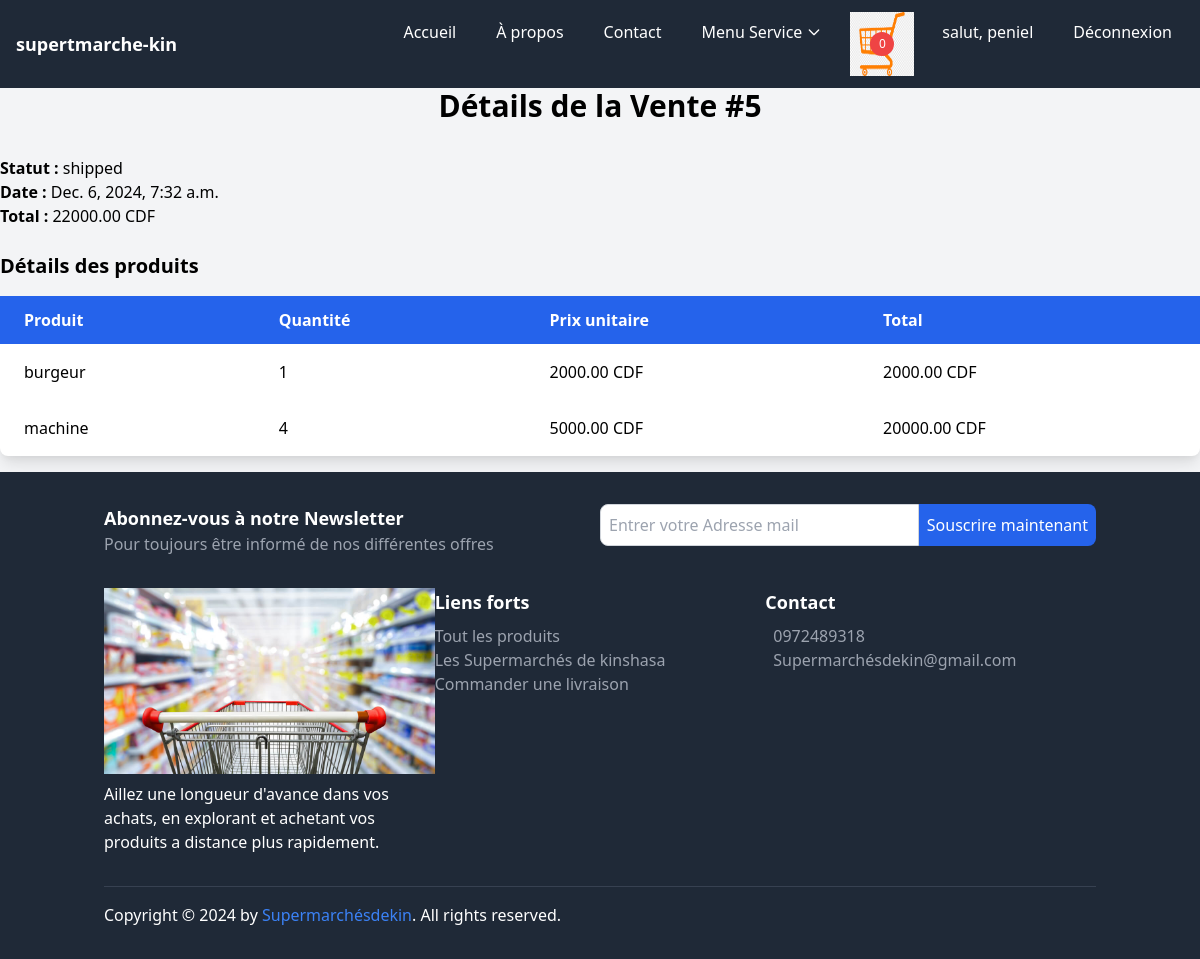
Screenshot of /user/orders/5/ (signed in) with the database file from the repository.
### core/models.py (models this page shows, shortened)
class Cart(models.Model):
    user = models.ForeignKey(settings.AUTH_USER_MODEL, on_delete=models.CASCADE, related_name='carts')
    created_at = models.DateTimeField(auto_now_add=True)
    is_ordered = models.BooleanField(default=False)
    is_active = models.BooleanField(default=True) # Ajoutez ce champ
    def get_item_count(self):
        return sum(item.quantity for item in self.items.all())

class CustomUser(AbstractUser):
    email = models.EmailField(unique=True)
    profile_pic = models.ImageField(upload_to="p_img", blank=True, null=True)
    address = models.CharField(max_length=50, blank=True, null=True)
    phone = models.CharField(max_length=11, blank=True, null=True)
    role = models.CharField(max_length=50, blank=True, null=True)
    bio = models.TextField(blank=True, null=True)
    USERNAME_FIELD = 'email'
    REQUIRED_FIELDS = ('username',)

class Order(models.Model):
    user = models.ForeignKey(settings.AUTH_USER_MODEL, on_delete=models.CASCADE, related_name="orders")
    store = models.ForeignKey('Store', on_delete=models.CASCADE, related_name="orders")
    created_at = models.DateTimeField(auto_now_add=True)
    updated_at = models.DateTimeField(auto_now=True)
    status = models.CharField(
        max_length=50, choices=[('pending', 'En attente'), ('En attente', 'Payée'), ('shipped', 'Expédiée'),('servit', 'Servit')],
        default='pending'
    )
    total_amount = models.DecimalField(max_digits=10, decimal_places=2, default=Decimal('0.00'))
    activated = models.BooleanField(default=True)  # Par défaut, l'ordre est activé

class OrderItem(models.Model):
    order = models.ForeignKey(Order, on_delete=models.CASCADE, related_name="items")
    product = models.ForeignKey(Product, on_delete=models.CASCADE)
    quantity = models.PositiveIntegerField()
    price_at_time_of_order = models.DecimalField(max_digits=10, decimal_places=2)
    def get_total_price(self):
        if self.price_at_time_of_order is None or self.quantity is None:
            return Decimal('0.00')  # Retourne 0 si des valeurs manquent
        return self.price_at_time_of_order * self.quantity

class Product(models.Model):
    store = models.ForeignKey(Store, on_delete=models.CASCADE, related_name="products")
    category = models.ForeignKey(Category, on_delete=models.CASCADE, related_name="products")
    name = models.CharField(max_length=255)
    description = models.TextField()
    price = models.DecimalField(max_digits=10, decimal_places=2)
    stock = models.PositiveIntegerField()
    image = models.ImageField(upload_to='products/', null=True, blank=True)
    image_galerie = models.ImageField(upload_to='product/galerie/', null=True, blank=True, verbose_name="Image galerie")
    created_at = models.DateTimeField(auto_now_add=True)

### core/views.py (the view)
# urls.py: path('orders/<int:order_id>/', views.order_detail_store, name='order_detail_store'),
@login_required
def order_detail_store(request, order_id):
    order = get_object_or_404(Order, id=order_id)
    context = {
        'order': order,
    }
    return render(request, 'core/order_detail_store.html', context)

### core/context_processors.py (called while the page is built)
def cart(request):
    if request.user.is_authenticated:
        cart = get_or_create_cart(request.user)
    else:
        cart = None
    return {'cart': cart}

### core/utils.py (called while the page is built)
def get_or_create_cart(user):
    cart, created = Cart.objects.get_or_create(user=user, is_active=True)
    return cart

### core/templates/core/order_detail_store.html (shortened to what this page needs)
{% extends "base.html" %}
{% block content %}
    <h2 class="text-3xl font-bold text-center mb-8">Détails de la Vente #{{ order.id }}</h2>
    <div class="mb-4">
        <p><strong>Statut :</strong> {{ order.status }}</p>
        <p><strong>Date :</strong> {{ order.created_at }}</p>
        <p><strong>Total :</strong> {{ order.total_amount|floatformat:2 }} CDF</p>
        <h3 class="text-xl font-bold mt-6">Détails des produits</h3>
        <table class="min-w-full table-auto bg-white shadow-lg rounded-lg mt-4">
            <thead class="bg-blue-600 text-white">
                <tr class="hidden sm:table-row">
                    <th class="px-6 py-3 text-left">Produit</th>
                    <th class="px-6 py-3 text-left">Quantité</th>
                    <th class="px-6 py-3 text-left">Prix unitaire</th>
                    <th class="px-6 py-3 text-left">Total</th>
                </tr>
            </thead>
            <tbody>
                {% for item in order.items.all %}
                <tr class="hidden sm:table-row">
                    <td class="px-6 py-4">{{ item.product.name }}</td>
                    <td class="px-6 py-4">{{ item.quantity }}</td>
                    <td class="px-6 py-4">{{ item.product.price|floatformat:2 }} CDF</td>
                    <td class="px-6 py-4">{{ item.get_total_price }} CDF</td>
                </tr>
                {% empty %}
                <tr>
                    <td colspan="4" class="px-6 py-4 text-center text-gray-600">Aucun article dans cette commande.</td>
                </tr>
                {% endfor %}
            </tbody>
        </table>
    </div>
{% endblock %}

### templates/base.html (shortened to what this page needs)
{% load static %}
<!DOCTYPE html>
<html lang="fr">
<head>
    <link href="https://cdn.jsdelivr.net/npm/tailwindcss@2.2.19/dist/tailwind.min.css" rel="stylesheet">
</head>
<body class="bg-gray-100">
    <nav class="bg-gray-800 text-white">
        <div class="max-w-7xl mx-auto px-4 py-3 flex justify-between items-center">
            <div class="text-lg font-bold">
                <a href="{% url 'index' %}" class="text-white hover:underline">supertmarche-kin</a>
            </div>
            <div class="hidden md:flex space-x-4">
                <a href="{% url 'index' %}" class="hover:bg-gray-700 px-3 py-2 rounded">Accueil</a>
                <a href="{% url 'apropos' %}" class="hover:bg-gray-700 px-3 py-2 rounded">À propos</a>
                <a href="{% url 'contact' %}" class="hover:bg-gray-700 px-3 py-2 rounded">Contact</a>
<div class="relative">
    <button class="hover:bg-gray-700 px-3 py-2 rounded inline-flex items-center" id="immoDropdownButton">
       Menu Service
        <svg class="ml-1 w-4 h-4" fill="none" stroke="currentColor" viewBox="0 0 24 24" xmlns="http://www.w3.org/2000/svg">
            <path stroke-linecap="round" stroke-linejoin="round" stroke-width="2" d="M19 9l-7 7-7-7"></path>
        </svg>
    </button>
</div>
<a href="{% url 'cart_detail' %}" class="relative inline-block">
    <span id="cart-items-count" class="absolute top-1/2 left-1/2 bg-red-500 text-white rounded-full w-6 h-6 flex items-center justify-center text-xs transform -translate-x-1/2 -translate-y-1/2">
        {{ cart.get_item_count }}
    </span>
</a>
                {% if request.user.is_authenticated %}
                    <a href="{% url 'profile' %}" class="hover:bg-gray-700 px-3 py-2 rounded">salut, {{ request.user.username }}</a>
                    <a href="{% url 'signout' %}" class="hover:bg-gray-700 px-3 py-2 rounded">Déconnexion</a>
                {% else %}
                    <a href="{% url 'signup' %}" class="hover:bg-gray-700 px-3 py-2 rounded">S'inscrire</a>
                    <a href="{% url 'signin' %}" class="hover:bg-gray-700 px-3 py-2 rounded">Connexion</a>
                {% endif %}
            </div>
        </div>
    </nav>
      {% block content %}{% endblock content %}
    <footer class="bg-gray-800 text-white py-8">
        <div class="container mx-auto px-4">
            <div class="mb-8">
                <div class="flex flex-col md:flex-row">
                    <div class="md:w-1/2 mb-4 md:mb-0">
                        <h3 class="text-lg font-bold">Abonnez-vous à notre Newsletter</h3>
                        <p class="text-gray-400">Pour toujours être informé de nos différentes offres</p>
                    </div>
                    <div class="md:w-1/2">
                        <form action="https://api.web3forms.com/submit" method="POST" class="flex">
                            <input type="email" name="email" placeholder="Entrer votre Adresse mail" required class="flex-1 p-2 rounded-l-lg border border-gray-300" />
                            <button class="bg-blue-600 text-white p-2 rounded-r-lg">Souscrire maintenant</button>
                        </form>
                    </div>
                </div>
            </div>
            <div class="flex flex-col md:flex-row mb-8">
                <div class="md:w-1/3 mb-4 md:mb-0">
                    <div class="footer-logo mb-2">
                        <img class="img-fluid" src="{% static 'img/her2.jpg' %}" alt="">
                    </div>
                    <p>Aillez une longueur d'avance dans vos achats, en explorant et achetant vos produits a distance plus rapidement.</p>
                </div>
                <div class="md:w-1/3 mb-4 md:mb-0">
                    <h3 class="text-lg font-bold">Liens forts</h3>
                    <ul class="mt-2">
                        <li><a href="{% url 'list_product' %}" class="text-gray-400 hover:text-white">Tout les produits</a></li>
                        <li><a href="{% url 'list_store' %}" class="text-gray-400 hover:text-white">Les Supermarchés de kinshasa</a></li>
                        <li><a href="{% url 'creer_commande' %}" class="text-gray-400 hover:text-white">Commander une livraison</a></li>
                    </ul>
                </div>
                <div class="md:w-1/3">
                    <h3 class="text-lg font-bold">Contact</h3>
                    <div class="mt-2">
                        <p class="flex items-center"><a href="callto:+243 97 24 89 318" class="text-gray-400 hover:text-white">0972489318</a></p>
                        <p class="flex items-center"><a href="mailto:ngelekapeniel@gmail.com" class="text-gray-400 hover:text-white">Supermarchésdekin@gmail.com</a></p>
                    </div>
                </div>
            </div>
            <div class="border-t border-gray-700 pt-4">
                <div class="flex justify-between items-center">
                    <div>
                        <p class="mb-0">Copyright © 2024 by <a href="#" class="text-blue-500 hover:underline">Supermarchésdekin</a>. All rights reserved.</p>
                    </div>
                </div>
            </div>
        </div>
    </footer>
</body>
</html>

### rows the page displays
Cart: get_item_count "0"
CustomUser: user.username "peniel"
Order: id "5", status "shipped", created_at "Dec. 6, 2024, 7:32 a.m.", total_amount "22000.00"
OrderItem: product.name "burgeur", quantity "1", product.price "2000.00", get_total_price "2000.00"
OrderItem: product.name "machine", quantity "4", product.price "5000.00", get_total_price "20000.00"
